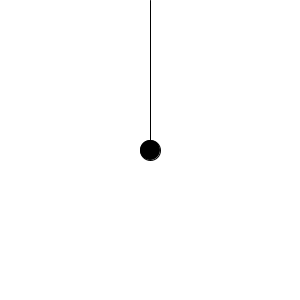
Frame 1 (no input)
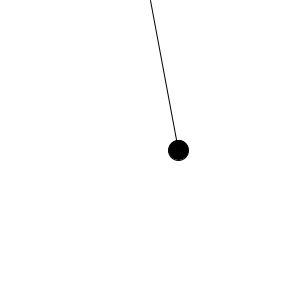
Frame 60 (the mouse pressed at the canvas centre just before this capture)
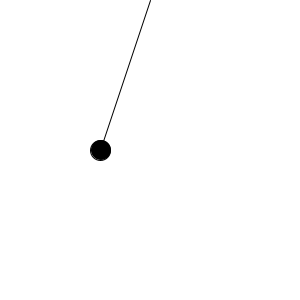
Frame 120 (the mouse held since frame 60 and released just before this capture)

The Processing sketch that drew these frames (run headless with seeded random() and noise(); from frame 60 on, the mouse is pressed at the canvas centre):

// Processing sketch: kind_of_pendulum
// ── kind_of_pendulum.pde
float x;
float y;

float theta;
//float r = 75;
void setup(){
  size(300,300);
  theta = 0.0;
}

void draw(){
  background(255);
  ellipseMode(CENTER);
  //translate(width/2,0);
  
  x = (sin(theta)+1)*width/2;
  //y = r * cos(theta);
  
  line(width/2,0,x,height/2);
  fill(0);
  ellipse(x,height/2,20,20);
  
  theta += 0.05;
  
}
